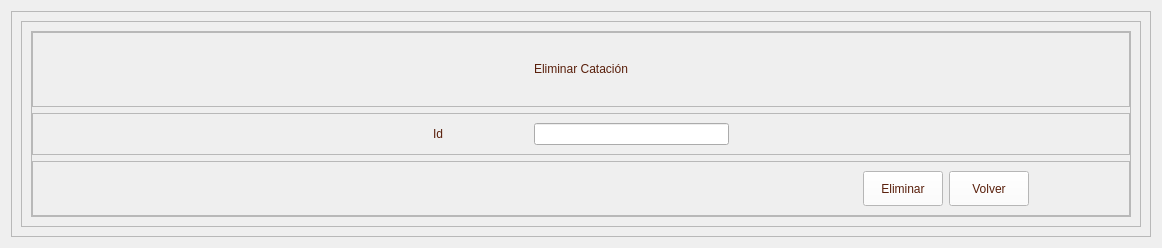
         <widget class="QWidget" name="page_catacion_eliminar">
          <layout class="QVBoxLayout" name="verticalLayout_52">
           <item>
            <widget class="QFrame" name="frame_125">
             <property name="frameShape">
              <enum>QFrame::StyledPanel</enum>
             </property>
             <property name="frameShadow">
              <enum>QFrame::Raised</enum>
             </property>
             <layout class="QVBoxLayout" name="verticalLayout_64">
              <item>
               <widget class="QFrame" name="frame_149">
                <property name="frameShape">
                 <enum>QFrame::StyledPanel</enum>
                </property>
                <property name="frameShadow">
                 <enum>QFrame::Raised</enum>
                </property>
                <layout class="QVBoxLayout" name="verticalLayout_62">
                 <item>
                  <widget class="QFrame" name="frame_151">
                   <property name="minimumSize">
                    <size>
                     <width>1100</width>
                     <height>0</height>
                    </size>
                   </property>
                   <property name="maximumSize">
                    <size>
                     <width>550</width>
                     <height>16777215</height>
                    </size>
                   </property>
                   <property name="frameShape">
                    <enum>QFrame::StyledPanel</enum>
                   </property>
                   <property name="frameShadow">
                    <enum>QFrame::Raised</enum>
                   </property>
                   <layout class="QVBoxLayout" name="verticalLayout_60">
                    <property name="leftMargin">
                     <number>0</number>
                    </property>
                    <property name="topMargin">
                     <number>0</number>
                    </property>
                    <property name="rightMargin">
                     <number>0</number>
                    </property>
                    <property name="bottomMargin">
                     <number>0</number>
                    </property>
                    <item>
                     <widget class="QFrame" name="frame_152">
                      <property name="minimumSize">
                       <size>
                        <width>0</width>
                        <height>75</height>
                       </size>
                      </property>
                      <property name="maximumSize">
                       <size>
                        <width>16777215</width>
                        <height>75</height>
                       </size>
                      </property>
                      <property name="frameShape">
                       <enum>QFrame::StyledPanel</enum>
                      </property>
                      <property name="frameShadow">
                       <enum>QFrame::Raised</enum>
                      </property>
                      <layout class="QVBoxLayout" name="verticalLayout_61">
                       <item>
                        <widget class="QLabel" name="label_81">
                         <property name="minimumSize">
                          <size>
                           <width>0</width>
                           <height>50</height>
                          </size>
                         </property>
                         <property name="maximumSize">
                          <size>
                           <width>16777215</width>
                           <height>50</height>
                          </size>
                         </property>
                         <property name="styleSheet">
                          <string notr="true">color: rgb(89, 31, 11);
font: 75 12pt &quot;Open Sans Semibold&quot;</string>
                         </property>
                         <property name="text">
                          <string>Eliminar Catación</string>
                         </property>
                         <property name="alignment">
                          <set>Qt::AlignCenter</set>
                         </property>
                        </widget>
                       </item>
                      </layout>
                     </widget>
                    </item>
                    <item>
                     <widget class="QFrame" name="frame_154">
                      <property name="frameShape">
                       <enum>QFrame::StyledPanel</enum>
                      </property>
                      <property name="frameShadow">
                       <enum>QFrame::Raised</enum>
                      </property>
                      <layout class="QHBoxLayout" name="horizontalLayout_92">
                       <property name="leftMargin">
                        <number>400</number>
                       </property>
                       <property name="rightMargin">
                        <number>400</number>
                       </property>
                       <item>
                        <widget class="QLabel" name="label_83">
                         <property name="styleSheet">
                          <string notr="true">color: rgb(89, 31, 11);
font: 75 10pt &quot;Open Sans Semibold&quot;</string>
                         </property>
                         <property name="text">
                          <string>Id</string>
                         </property>
                        </widget>
                       </item>
                       <item>
                        <widget class="QLineEdit" name="finca_catacion_3">
                         <property name="minimumSize">
                          <size>
                           <width>195</width>
                           <height>0</height>
                          </size>
                         </property>
                         <property name="maximumSize">
                          <size>
                           <width>190</width>
                           <height>16777215</height>
                          </size>
                         </property>
                        </widget>
                       </item>
                      </layout>
                     </widget>
                    </item>
                    <item>
                     <widget class="QFrame" name="frame_158">
                      <property name="frameShape">
                       <enum>QFrame::StyledPanel</enum>
                      </property>
                      <property name="frameShadow">
                       <enum>QFrame::Raised</enum>
                      </property>
                      <property name="midLineWidth">
                       <number>0</number>
                      </property>
                      <layout class="QHBoxLayout" name="horizontalLayout_96">
                       <property name="leftMargin">
                        <number>200</number>
                       </property>
                       <property name="rightMargin">
                        <number>100</number>
                       </property>
                       <item>
                        <spacer name="horizontalSpacer_31">
                         <property name="orientation">
                          <enum>Qt::Horizontal</enum>
                         </property>
                         <property name="sizeHint" stdset="0">
                          <size>
                           <width>40</width>
                           <height>20</height>
                          </size>
                         </property>
                        </spacer>
                       </item>
                       <item>
                        <widget class="QPushButton" name="eliminarBTN_2">
                         <property name="minimumSize">
                          <size>
                           <width>0</width>
                           <height>35</height>
                          </size>
                         </property>
                         <property name="styleSheet">
                          <string notr="true">QFrame{
background-color: rgb(51, 157, 255);
}

QPushButton{
color: rgb(89, 31, 11);
background-color: rgb(255, 255, 255);
font: 75 9pt &quot;Open Sans Semibold&quot;
}

QPushButton:hover{
color: rgb(255, 255, 255);
background-color: rgb(209, 172, 127);
font: 75 9pt  &quot;Open Sans Semibold&quot;
}
</string>
                         </property>
                         <property name="text">
                          <string>Eliminar</string>
                         </property>
                        </widget>
                       </item>
                       <item>
                        <widget class="QPushButton" name="btn_volver_catacion_3">
                         <property name="minimumSize">
                          <size>
                           <width>0</width>
                           <height>35</height>
                          </size>
                         </property>
                         <property name="styleSheet">
                          <string notr="true">QFrame{
background-color: rgb(51, 157, 255);
}

QPushButton{
color: rgb(89, 31, 11);
background-color: rgb(255, 255, 255);
font: 75 9pt &quot;Open Sans Semibold&quot;
}

QPushButton:hover{
color: rgb(255, 255, 255);
background-color: rgb(209, 172, 127);
font: 75 9pt  &quot;Open Sans Semibold&quot;
}
</string>
                         </property>
                         <property name="text">
                          <string>Volver</string>
                         </property>
                        </widget>
                       </item>
                      </layout>
                     </widget>
                    </item>
                   </layout>
                  </widget>
                 </item>
                </layout>
               </widget>
              </item>
             </layout>
            </widget>
           </item>
          </layout>
         </widget>
